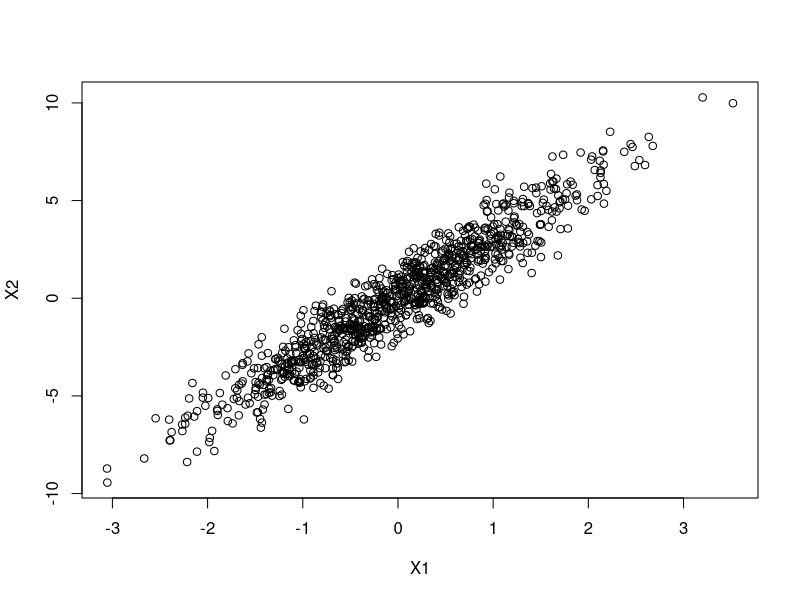
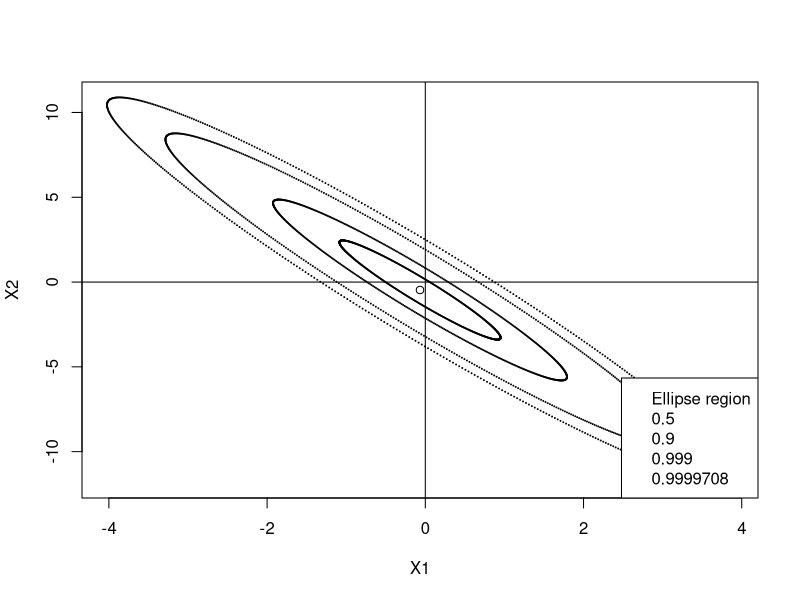

Reproduce these figures in R, in order.
## ---- chunk 1
knitr::opts_chunk$set(echo = TRUE)
## ---- chunk 2
# Define the parameters
n <- 6000
p <- 201
# Set the seed to 0
set.seed(0)
# Create the matrix for the Question 1
X <- matrix(nrow = n, ncol = p)
for (i in 1:n) {
  X[i,] = matrix(rnorm(p, mean = 0, sd = 1), nrow = 1, ncol = p)
}
# Store it into a data frame
D <- data.frame(variables=X)
## ---- chunk 3
# Define the parameters
n <- 6000
p <- 201
# Set the seed to 0
set.seed(0)
# Create the matrix for the Question 1
X <- matrix(nrow = n, ncol = p)
for (i in 1:n) {
  X[i,] = matrix(rnorm(p, mean = 0, sd = 1), nrow = 1, ncol = p)
}
# Store it into a data frame
D <- data.frame(variables=X)
# Create the design matrix
MatX <- cbind(1, X[,2:p])
y <- D$variables.1
# Simulate the linear regression model, get the betas and the epsilons
fit <- lm(y ~ MatX)
beta <- summary(fit)$coef[,"Estimate"]
epsilon <- fit$residuals
## ---- chunk 4
# Compute the number of coefficients assessed as significantly non-zero at level 5%
level <- 0.05
P_values <- summary(fit)$coef[,"Pr(>|t|)"]
counter <- 0
for (i in P_values) {
  if (i < level)
    counter = counter + 1
}
sprintf("Number of coefficients assessed as significantly non-zero at level %d %% : %d out of %d", level * 100, counter, p)
## ---- chunk 5
# Set the seed to 3 and define parameter n
set.seed(3)
n <- 1000
# Create data
X1 <- rnorm(n, mean = 0, sd = 1)
X2 <- 3 * X1 + rnorm(n, mean = 0, sd = 1)
Y <- 2 + X1 + X2 + rnorm(n, mean = 0, sd = 1)
# plot the cloud of points
plot(X1, X2)
## ---- chunk 6
# Set the seed to 3 and define parameter n
set.seed(3)
n <- 10
# Create data
X1 <- rnorm(n, mean = 0, sd = 1)
X2 <- 3 * X1 + rnorm(n, mean = 0, sd = 1)
Y <- 2 + X1 + X2 + rnorm(n, mean = 0, sd = 1)
# Estimate models
fit1 <- lm(Y ~ X1)
fit2 <- lm(Y ~ X2)
beta1 <- summary(fit1)$coef[,"Estimate"]
beta2 <- summary(fit2)$coef[,"Estimate"]
epsilon1 <- fit1$residuals
epsilon2 <- fit2$residuals
summary(fit1)
summary(fit2)
## ---- chunk 7
# Set the seed to 3 and define parameter n
set.seed(3)
n <- 10
# Create data
X1 <- rnorm(n, mean = 0, sd = 1)
X2 <- 3 * X1 + rnorm(n, mean = 0, sd = 1)
Y <- 2 + X1 + X2 + rnorm(n, mean = 0, sd = 1)
# Estimate model
fit3 <- lm(Y ~ X1 + X2)
beta3 <- summary(fit3)$coef[,"Estimate"]
epsilon3 <- fit3$residuals
summary(fit3)
## ---- chunk 8
set.seed(3)
n=10
X1=rnorm(n)
X2=3*X1+rnorm(n)
Y=2+X1+X2+rnorm(n)
m1 = mean(X1)
m2 = mean(X2)
m = c(m1,m2)
C <- matrix(nrow = 2, ncol = 2)
C[1,1]=var(X1)
C[2,2]=var(X2)
C[1,2]=cov(X1,X2)
C[2,1]=C[1,2]

ellipses = function(m, CV, probs)
{
  # Compute and plot an ellipse region for bivariate Gaussians, i.e., some ellipse that 
  # has probability probs to contain a 2D Gaussian vector with given parameters.
  # Inputs: 
  #   - m: means
  #   - CV: covariance matrix
  #   - probs: probabilities
  # Source : https://waterprogramming.wordpress.com/2016/11/07/plotting-probability-ellipses-for-bivariate-normal-distributions/
  
  # Coordinates of mean
  b1 = m[1]
  b2 = m[2]
  
  eg = eigen(CV)
  Evec = eg$vectors
  Eval = eg$values
  
  theta = seq(0,2*pi,0.01) # angles used for plotting ellipses
  
  vec.norm = function(v) { sqrt(t(v) %*% v)}
  # compute angle for rotation of ellipse
  # rotation angle will be angle between x axis and first eigenvector
  x.vec = c(1, 0) # vector along x-axis
  cosrotation = t(x.vec) %*% Evec[,1]/(vec.norm(x.vec)*vec.norm(Evec[,1]))
  rotation = pi/2-acos(cosrotation) # rotation angle
  #create a rotation matrix
  R  = matrix(c(sin(rotation), cos(rotation), -cos(rotation), sin(rotation)), 
              nrow=2, ncol=2, byrow = TRUE)
  
  # Create chi squared vector
  chisq = qchisq(probs,2) # percentiles of chi^2 dist df=2
  
  # size ellipses for each quantile
  xRadius = rep(0, length(chisq))
  yRadius = rep(0, length(chisq))
  x = list()
  y = list()
  x.plot = list()
  y.plot = list()
  rotated_Coords = list()
  for (i in 1:length(chisq)) {
    # calculate the radius of the ellipse
    xRadius[i]=(chisq[i]*Eval[1])^.5; # primary axis
    yRadius[i]=(chisq[i]*Eval[2])^.5; # secondary axis
    # lines for plotting ellipse
    x[[i]] = xRadius[i]* cos(theta);
    y[[i]] = yRadius[i] * sin(theta);
    # rotate ellipse
    rotated_Coords[[i]] = R %*% matrix(c(x[[i]], y[[i]]), nrow=2, byrow=TRUE)
    # center ellipse
    x.plot[[i]] = t(rotated_Coords[[i]][1,]) + b1
    y.plot[[i]] = t(rotated_Coords[[i]][2,]) + b2}
  
  xlim = range(x.plot[[i]])
  ylim = range(y.plot[[i]])
  plot(b1,b2, xlab = "X1", ylab = "X2", xlim = xlim, ylim = ylim, cex=1)
  abline(h=0)
  abline(v=0)
  # Plot contours
  for (j in 1:length(chisq)) {
    points(x.plot[[j]],y.plot[[j]], cex=0.1)}
  
  legend("bottomright", c('Ellipse region', paste(probs)))}



ellipses(m,C,c(0.5,0.9,0.999,1-2.92e-05))

